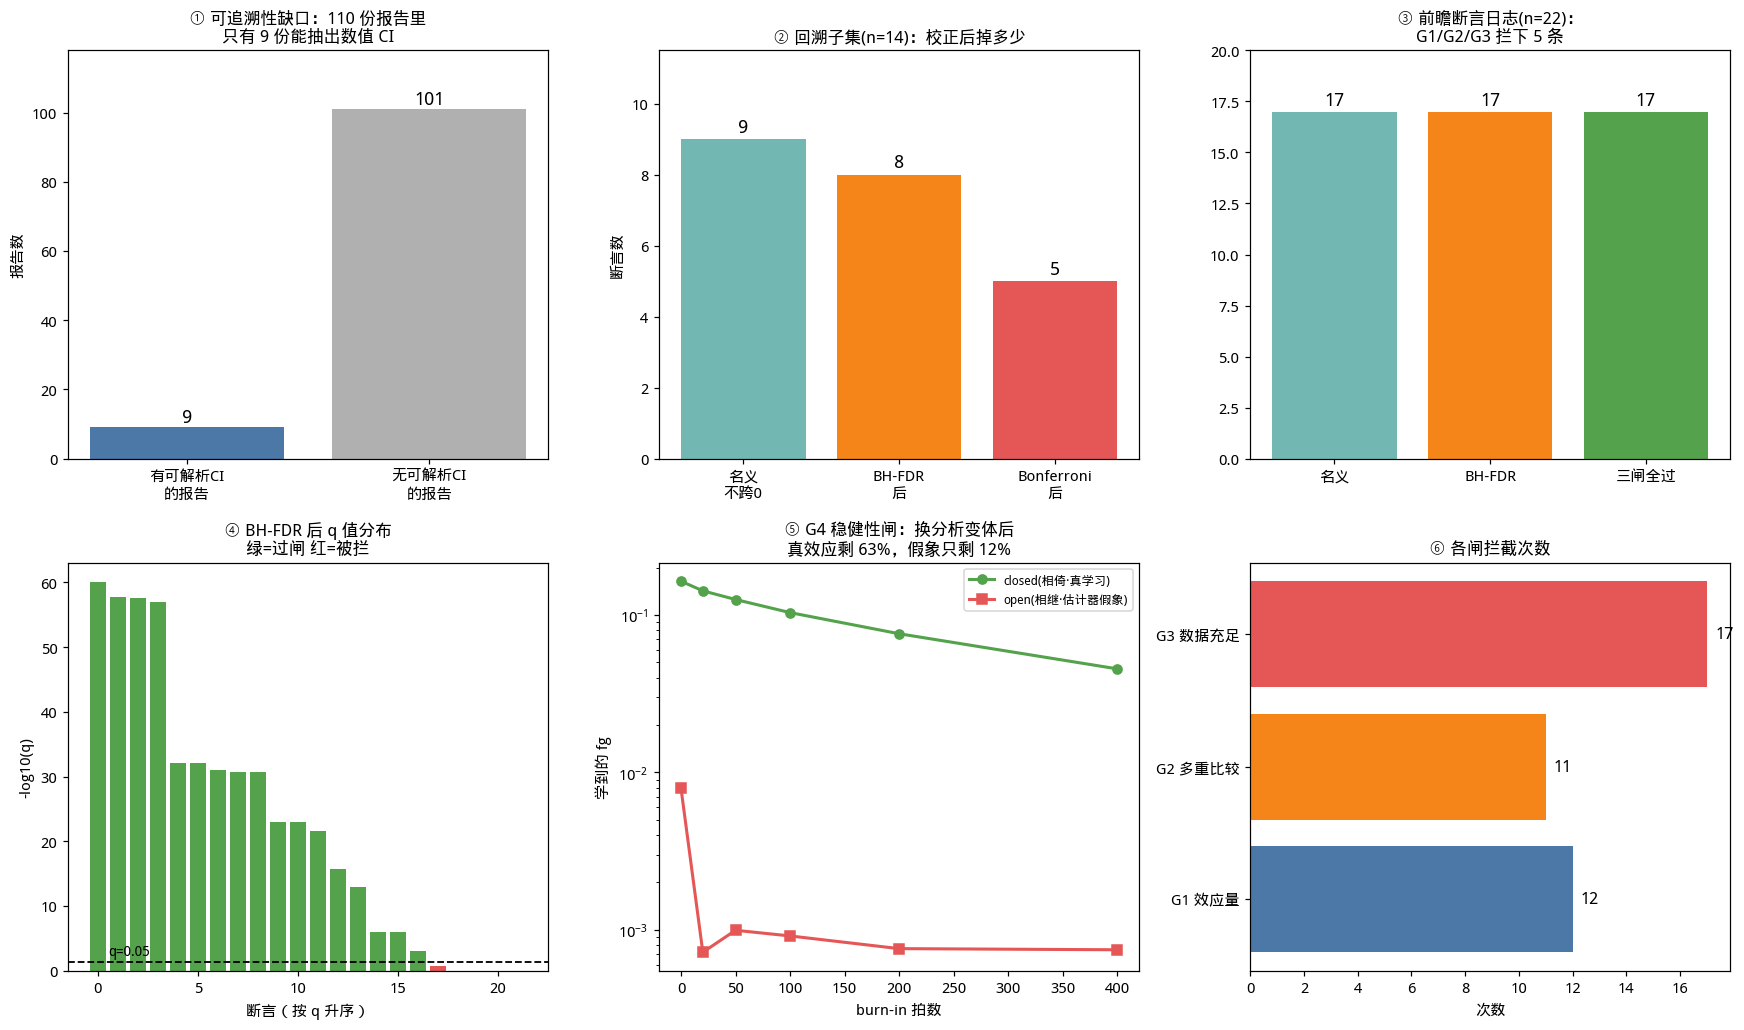

Source code (Python):
#!/usr/bin/env python3
# -*- coding: utf-8 -*-
import json, math, os
import matplotlib
matplotlib.use("Agg")
import matplotlib.pyplot as plt
from matplotlib import font_manager

for f in ["WenQuanYi Micro Hei", "WenQuanYi Zen Hei", "Noto Sans CJK SC"]:
    try:
        font_manager.findfont(f, fallback_to_default=False)
        plt.rcParams["font.sans-serif"] = [f]
        break
    except Exception:
        continue
plt.rcParams["axes.unicode_minus"] = False

D = os.path.dirname(os.path.abspath(__file__))
os.chdir(D)

gated = json.load(open("claim_log_gated.json", encoding="utf-8"))
raw = json.load(open("claims_raw.json", encoding="utf-8"))

fig, ax = plt.subplots(2, 3, figsize=(16, 9.5))

# --- (0,0) 可追溯性缺口 ---
a = ax[0, 0]
n_all = 110
n_no_ci = sum(1 for u in raw["unparsed_reports"] if u["reason"] == "no_parsable_CI")
n_claim = len(raw["claims"])
a.bar(["有可解析CI\n的报告", "无可解析CI\n的报告"], [n_all - n_no_ci, n_no_ci],
      color=["#4c78a8", "#b0b0b0"])
for i, v in enumerate([n_all - n_no_ci, n_no_ci]):
    a.text(i, v + 1.5, str(v), ha="center", fontsize=12, fontweight="bold")
a.set_ylabel("报告数")
a.set_title("① 可追溯性缺口：110 份报告里\n只有 %d 份能抽出数值 CI" % (n_all - n_no_ci),
            fontsize=11)
a.set_ylim(0, 118)

# --- (0,1) 名义显著 vs 校正后存活 ---
a = ax[0, 1]
nom = sum(1 for c in raw["claims"] if c["ci_excludes_zero"])
bhr = sum(1 for c in raw["claims"] if c.get("reject_bh", False))
bonf = sum(1 for c in raw["claims"] if c.get("reject_bonf", False))
a.bar(["名义\n不跨0", "BH-FDR\n后", "Bonferroni\n后"], [nom, bhr, bonf],
      color=["#72b7b2", "#f58518", "#e45756"])
for i, v in enumerate([nom, bhr, bonf]):
    a.text(i, v + 0.2, str(v), ha="center", fontsize=12, fontweight="bold")
a.set_title("② 回溯子集(n=%d)：校正后掉多少" % len(raw["claims"]), fontsize=11)
a.set_ylabel("断言数")
a.set_ylim(0, max(nom, bhr, bonf) + 2.5)

# --- (0,2) 前瞻断言日志：22 条 ---
a = ax[0, 2]
npass = sum(1 for c in gated if c["PASS"])
nbh = sum(1 for c in gated if c["reject_bh"])
nnom = sum(1 for c in gated if c.get("ci_lo") is not None and (c["ci_lo"] > 0 or c["ci_hi"] < 0))
a.bar(["名义", "BH-FDR", "三闸全过"], [nnom, nbh, npass],
      color=["#72b7b2", "#f58518", "#54a24b"])
for i, v in enumerate([nnom, nbh, npass]):
    a.text(i, v + 0.3, str(v), ha="center", fontsize=12, fontweight="bold")
a.set_title("③ 前瞻断言日志(n=%d)：\nG1/G2/G3 拦下 %d 条" % (len(gated), len(gated) - npass),
            fontsize=11)
a.set_ylim(0, max(nnom, nbh, npass) + 3)

# --- (1,0) q 值分布 ---
a = ax[1, 0]
qs = sorted(c["q_bh"] for c in gated if c.get("q_bh") is not None)
ys = [-math.log10(max(q, 1e-300)) for q in qs]
cols = ["#54a24b" if c["PASS"] else "#e45756" for c in sorted(
    gated, key=lambda c: c["q_bh"]) if c.get("q_bh") is not None]
a.bar(range(len(ys)), ys, color=cols)
a.axhline(-math.log10(0.05), color="k", ls="--", lw=1.2)
a.text(0.5, -math.log10(0.05) + 1.2, "q=0.05", fontsize=9)
a.set_xlabel("断言（按 q 升序）")
a.set_ylabel("-log10(q)")
a.set_title("④ BH-FDR 后 q 值分布\n绿=过闸 红=被拦", fontsize=11)

# --- (1,1) G4 稳健性 ---
a = ax[1, 1]
burns = [0, 20, 50, 100, 200, 400]
closed = [0.164098, 0.142586, 0.125558, 0.103676, 0.076096, 0.045511]
openv = [0.0079131, 0.00071858, 0.00099121, 0.00091236, 0.00075771, 0.00074516]
a.plot(burns, closed, "o-", color="#54a24b", lw=2, label="closed(相倚·真学习)")
a.plot(burns, openv, "s-", color="#e45756", lw=2, label="open(相继·估计器假象)")
a.axhline(0, color="k", lw=0.8)
a.set_xlabel("burn-in 拍数")
a.set_ylabel("学到的 fg")
a.set_title("⑤ G4 稳健性闸：换分析变体后\n真效应剩 63%，假象只剩 12%", fontsize=11)
a.legend(fontsize=8)
a.set_yscale("log")

# --- (1,2) 被拦原因统计 ---
a = ax[1, 2]
from collections import Counter
cnt = Counter()
for c in gated:
    for r in c.get("gate_reasons", []):
        cnt[r.split(":")[0]] += 1
for c in raw["claims"]:
    for r in c.get("gate_reasons", []) if "gate_reasons" in c else []:
        cnt[r.split(":")[0]] += 1
labels = {"G1_FAIL": "G1 效应量", "G2_FAIL": "G2 多重比较",
          "G3_FAIL": "G3 数据充足", "G4_FAIL": "G4 稳健性"}
ks = [k for k in ["G1_FAIL", "G2_FAIL", "G3_FAIL", "G4_FAIL"] if cnt.get(k)]
vs = [cnt[k] for k in ks]
if ks:
    a.barh([labels[k] for k in ks], vs, color=["#4c78a8", "#f58518", "#e45756", "#b279a2"][:len(ks)])
    for i, v in enumerate(vs):
        a.text(v + 0.3, i, str(v), va="center", fontsize=11, fontweight="bold")
a.set_title("⑥ 各闸拦截次数", fontsize=11)
a.set_xlabel("次数")

plt.tight_layout()
plt.savefig("fig128.png", dpi=110, bbox_inches="tight")
print("saved fig128.png")
